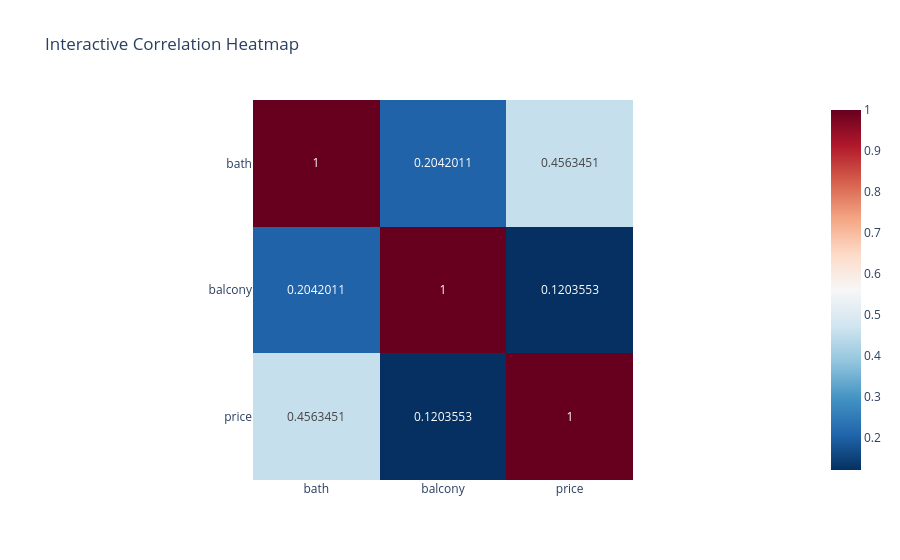

Here is the notebook cell this chart was saved with:
### Markdown cell above
### **Correlation Heatmap (Interactive)**

This heatmap shows the correlation between all numerical variables in the dataset.

- Strong positive correlation (close to +1) indicates that as one variable increases, the other also increases.
- Strong negative correlation (close to -1) indicates an inverse relationship.
- Values near 0 indicate weak or no linear relationship.

From this heatmap, we can identify which features are most strongly related to the target variable (price), which helps in selecting predictors for regression models.

This step is essential for understanding multicollinearity and feature importance before modeling.

### Code cell
corr = df.corr(numeric_only=True)
fig = px.imshow(corr,text_auto=True,color_continuous_scale='RdBu_r',title="Interactive Correlation Heatmap")
fig.show()

### Figure 1 — Plotly figure (JSON) as saved in the notebook; plotly's stock layout.template omitted (floating-point values rounded to 4 significant figures)
{"data": [{"coloraxis": "coloraxis", "hovertemplate": "x: %{x}<br>y: %{y}<br>color: %{z}<extra></extra>", "name": "0", "texttemplate": "%{z}", "type": "heatmap", "x": ["bath", "balcony", "price"], "xaxis": "x", "y": ["bath", "balcony", "price"], "yaxis": "y", "z": [[1.0, 0.2042, 0.4563], [0.2042, 1.0, 0.1204], [0.4563, 0.1204, 1.0]]}], "layout": {"coloraxis": {"colorscale": [[0, "rgb(5,48,97)"], [0.1, "rgb(33,102,172)"], [0.2, "rgb(67,147,195)"], [0.3, "rgb(146,197,222)"], [0.4, "rgb(209,229,240)"], [0.5, "rgb(247,247,247)"], [0.6, "rgb(253,219,199)"], [0.7, "rgb(244,165,130)"], [0.8, "rgb(214,96,77)"], [0.9, "rgb(178,24,43)"], [1, "rgb(103,0,31)"]]}, "title": {"text": "Interactive Correlation Heatmap"}, "xaxis": {"anchor": "y", "constrain": "domain", "domain": [0, 1], "scaleanchor": "y"}, "yaxis": {"anchor": "x", "autorange": "reversed", "constrain": "domain", "domain": [0, 1]}}}
